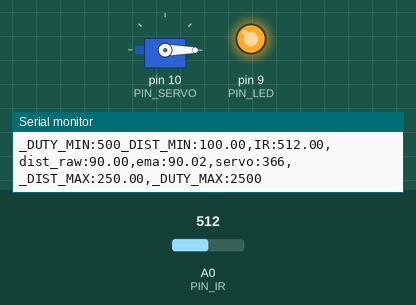
This sketch was run on a simulated Arduino Uno, built with avr-gcc and run on an emulated ATmega328P. On the bench: servo, output pins drawn as LEDs (lit = HIGH), the last lines printed to the serial monitor. The inputs (shaded band) are chosen by the test bench; at power-on: A0 (PIN_IR) = 512.

Above: at 1.2 s.
1.3 s: A0 (PIN_IR) set to 355
2.8 s: A0 (PIN_IR) set to 331
At 4.6 s:
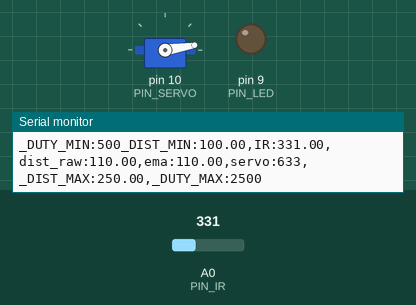
5.8 s: A0 (PIN_IR) set to 122
At 7.4 s:
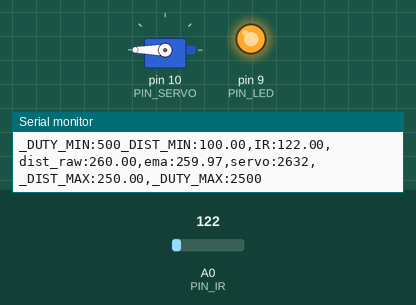
7.7 s: A0 (PIN_IR) set to 188
9.2 s: A0 (PIN_IR) set to 203
At 9.9 s:
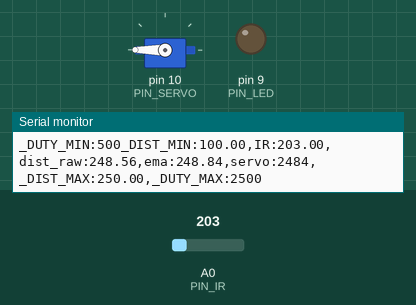
10.7 s: A0 (PIN_IR) set to 90
At 11.1 s:
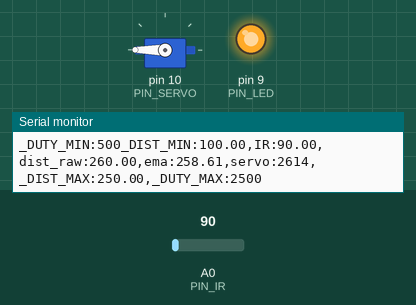
Timing chart, 0 to 13.2 s (numbered marks = the images above; inputs shaded):
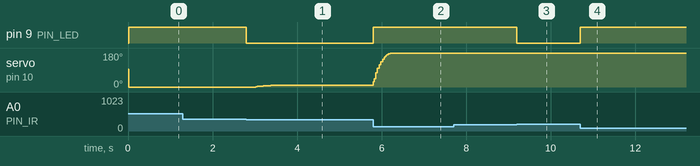

Measured:
- the behaviour switches between 348 and 347 on A0 (PIN_IR) (found by bisection; images 0 and 1)
- the behaviour switches between 202 and 203 on A0 (PIN_IR) (found by bisection; images 2 and 3)
- after the input at 2.8 s, pin 9 (PIN_LED): HIGH → LOW at once; servo on pin 10 (PIN_SERVO): moves from 0° to 9° over 0.78 s, starting after 0.22 s
- after the input at 5.8 s, pin 9 (PIN_LED): LOW → HIGH at once; servo on pin 10 (PIN_SERVO): moves from 9° to 180° over 0.40 s, starting at once
- after the input at 9.2 s, pin 9 (PIN_LED): HIGH → LOW at once
- after the input at 10.7 s, pin 9 (PIN_LED): LOW → HIGH at once

The sketch:

17_example_3.ino
```cpp
#include <Servo.h>

// Arduino pin assignment

#define PIN_IR    0         // IR sensor at Pin A0
#define PIN_LED   9
#define PIN_SERVO 10

#define _DUTY_MIN 500  // servo full clock-wise position (0 degree)
#define _DUTY_NEU 1500  // servo neutral position (90 degree)
#define _DUTY_MAX 2500  // servo full counter-clockwise position (180 degree)

#define _DIST_MIN  100.0   // minimum distance 100mm
#define _DIST_MAX  250.0   // maximum distance 250mm

#define EMA_ALPHA  0.1      // for EMA Filter

#define LOOP_INTERVAL 20   // Loop Interval (unit: msec)

Servo myservo;
unsigned long last_loop_time;   // unit: msec

float dist_prev = _DIST_MIN;
float dist_ema = _DIST_MIN;

void setup()
{
  pinMode(PIN_LED, OUTPUT);

  myservo.attach(PIN_SERVO);
  myservo.writeMicroseconds(_DUTY_NEU);

  Serial.begin(1000000);    // 1,000,000 bps
}

void loop()
{
  unsigned long time_curr = millis();
  int duty;
  float a_value, dist_raw;

  // wait until next event time
  if (time_curr < (last_loop_time + LOOP_INTERVAL))
    return;
  last_loop_time += LOOP_INTERVAL;

  a_value = analogRead(PIN_IR);

  dist_raw = ((6762.0 / (a_value - 9.0)) - 4.0) * 10.0 - 60.0;

  if ((dist_raw == 0.0) || (dist_raw > _DIST_MAX)) {
      dist_raw = _DIST_MAX + 10.0;    // Set Higher Value
      digitalWrite(PIN_LED, 1);       // LED OFF
  } else if (dist_raw < _DIST_MIN) {
      dist_raw = _DIST_MIN - 10.0;    // Set Lower Value
      digitalWrite(PIN_LED, 1);       // LED OFF
  } else {    // In desired Range
      digitalWrite(PIN_LED, 0);       // LED ON
  }

  dist_ema = EMA_ALPHA * dist_raw + (1 - EMA_ALPHA) * dist_ema;

  duty = _DUTY_MIN + (dist_ema - _DIST_MIN) * (_DUTY_MAX - _DUTY_MIN) / (_DIST_MAX - _DIST_MIN);

  myservo.writeMicroseconds(duty);

  Serial.print("_DUTY_MIN:");  Serial.print(_DUTY_MIN);
  Serial.print("_DIST_MIN:");  Serial.print(_DIST_MIN);
  Serial.print(",IR:");        Serial.print(a_value);
  Serial.print(",dist_raw:");  Serial.print(dist_raw);
  Serial.print(",ema:");       Serial.print(dist_ema);
  Serial.print(",servo:");     Serial.print(duty);
  Serial.print(",_DIST_MAX:"); Serial.print(_DIST_MAX);
  Serial.print(",_DUTY_MAX:"); Serial.print(_DUTY_MAX);
  Serial.println("");
}
```
